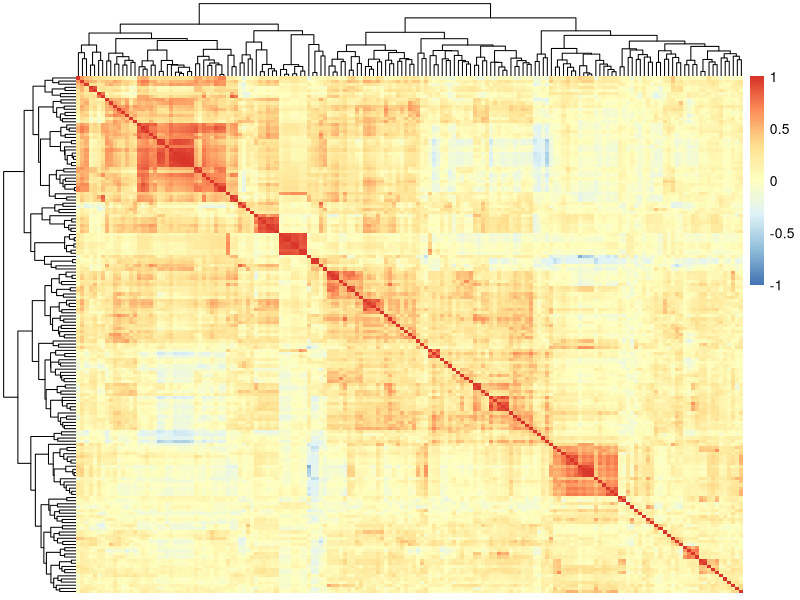

Generate this figure with R: (Note: this script raises an error after producing the figure.)


#### PREDICT BIOMASS IN MAIZE HYBRIDS USING THEIR METABOLIC PROFILES ####


### Load biomass and root metabolic data set described in de Abreu e Lima et al. (2017)

library(caret)
library(pheatmap)
data <- read.delim("rootdata.txt", row.names = 1) # metabolic data set
biomass <- read.delim("biomass.txt", row.names = 1) # biomass data set; also contains Dry Weight

### The entries in both data sets should match; n = 363, p = 165
all(rownames(data) == rownames(biomass)) # TRUE

# Metabolites were log-transformed prior to BLUEs (cf. de Abreu e Lima et al. (2017))
# No missing values as well; standardize metabolite levels
scaledData <- scale(data)

# Inspect colinearity
pheatmap(cor(scaledData), scale = "none",
         show_rownames = F, show_colnames = F, breaks = seq(-1,1,length=100))

# Remove highly correlated metabolites (r > 0.9)

corMetabs <- findCorrelation(cor(scaledData), cutoff = 0.9, verbose = F, exact = T)
predictors <- scaledData[,-corMetabs] # replace "scaledData" above with "predictors" to see difference

### MODELS

# For a 10x 5-fold CV, create multifolds so that all models are given the same
# If you want to use CV on a training data, split train and test sets and run
# following on the train set, then predict (use predict function) on the test set
set.seed(100)
myFolds <- createMultiFolds(biomass$FW, k = 5, times = 10)

# Define control parameters, apply "oneSE" rule
myControl <- trainControl(method = "repeatedcv", index = myFolds, selectionFunction = "oneSE")

# Fit OLS
mod1 <- train(x = predictors, y = biomass$FW,
              method = "lm",
              metric = "Rsquared",
              trControl = myControl)
mod1

# Fit PLS
mod2 <- train(x = predictors, y = biomass$FW,
              method = "pls",
              # no. of components = tuning parameter! try from 1 to 10
              tuneLength = 10, 
              metric = "Rsquared",
              trControl = myControl)
plot(mod2) # optimal no. of comps = 6

# Fit LASSO

mod3 <- train(x = predictors, y = biomass$FW,
              method = "lasso",
              # fraction = tuning parameter! try 10 values from 0.01 to 0.5
              tuneGrid = data.frame(.fraction = seq(.01,.5,length=10)),
              metric = "Rsquared",
              trControl = myControl)
plot(mod3) # optimal fraction = 0.17

# Fit ridge

mod4 <- train(x = predictors, y = biomass$FW,
              method = "ridge",
              # lambda = tuning parameter! try 10 values 0.1 to 0.6
              tuneGrid = data.frame(.lambda = seq(.1,.6,length=10)),
              metric = "Rsquared",
              trControl = myControl)
plot(mod4) # optimal lambda = 0.27

# Fit ENET

mod5 <- train(x = predictors, y = biomass$FW,
              method = "enet",
              # now we have 2 tuning pars! Provide all combinations of alpha and lambda
              tuneGrid = expand.grid(.lambda = c(0, 0.2, 0.4),
                                    .fraction = c(0.01, 0.1, 0.2)),
              metric = "Rsquared",
              trControl = myControl)
plot(mod5) # optimal parameters lambda = 0 and fraction = 0.2, suggesting LASSO is more important 

# Fit SVR

mod6 <- train(x = predictors, y = biomass$FW,
              method = "svmRadial",
              # 2 tuning pars; we let the kernel sigma to be determined by a default method
              tuneLength = 10, # try C with 0.25, 0.5, 1, 2, 4 and 8
              metric = "Rsquared",
              trControl = myControl)
plot(mod6) # optimal C = 2

# Fit RF

mod7 <- train(x = predictors, y = biomass$FW,
              method = "ranger",
              # 2 tuning pars; we let the kernel sigma to be determined by a default method
              tuneGrid = data.frame(mtry = seq(5, (2/3)*ncol(predictors), length = 10)),
              metric = "Rsquared",
              trControl = myControl)
plot(mod7) # 


## Compile all six models and compared performance (R2)

allModels <- resamples(list("OLS" = mod1,
                            "PLS" = mod2,
                            "LASSO" = mod3,
                            "Ridge" = mod4,
                            "ENET" = mod5,
                            "SVR" = mod6,
                            "RF" = mod7))

bwplot(allModels, metric = "Rsquared")

# As expected, the OLS is overfitting in all folds, failing to generalize to the others
# The LASSO seems to perform the best, with R2 = 0.40 (as seen above, ENET also relies more in the LASSO penalty)

### Investigate variable importance (ViP) in the LASSO

plot(varImp(mod3),20) # Top 20 metabolites
